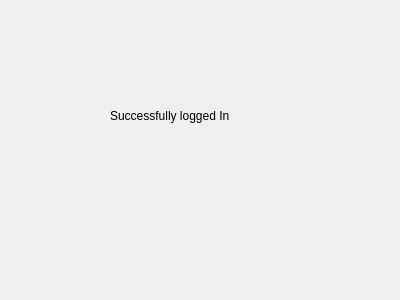
<?xml version="1.0" encoding="UTF-8"?>
<ui version="4.0">
 <class>Dialog</class>
 <widget class="QDialog" name="Dialog">
  <property name="geometry">
   <rect>
    <x>0</x>
    <y>0</y>
    <width>400</width>
    <height>300</height>
   </rect>
  </property>
  <property name="windowTitle">
   <string>Dialog</string>
  </property>
  <widget class="QLabel" name="label">
   <property name="geometry">
    <rect>
     <x>110</x>
     <y>80</y>
     <width>171</width>
     <height>71</height>
    </rect>
   </property>
   <property name="text">
    <string>Successfully logged In</string>
   </property>
  </widget>
 </widget>
 <resources/>
 <connections/>
</ui>
